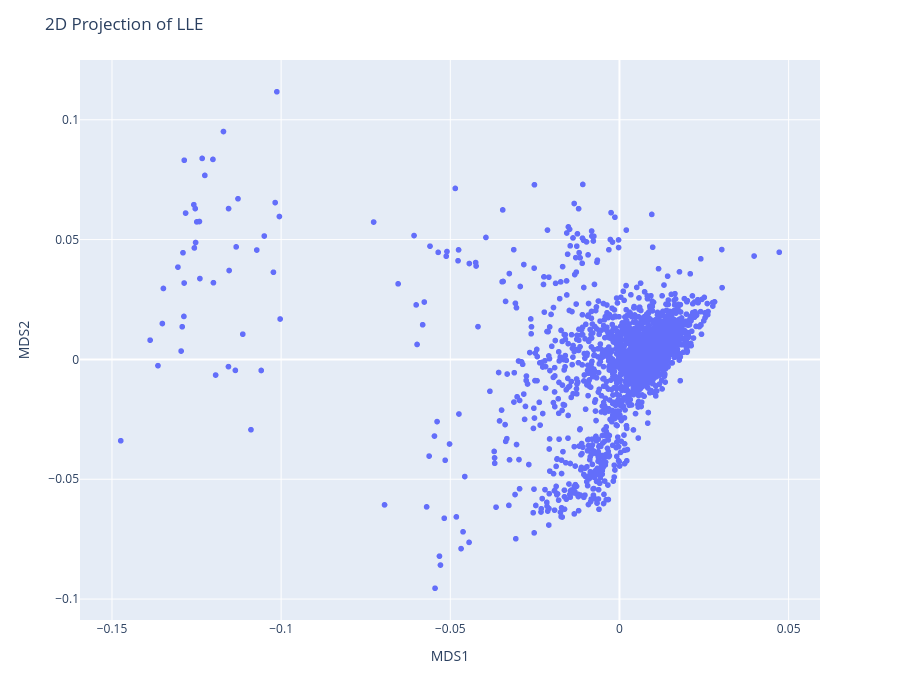
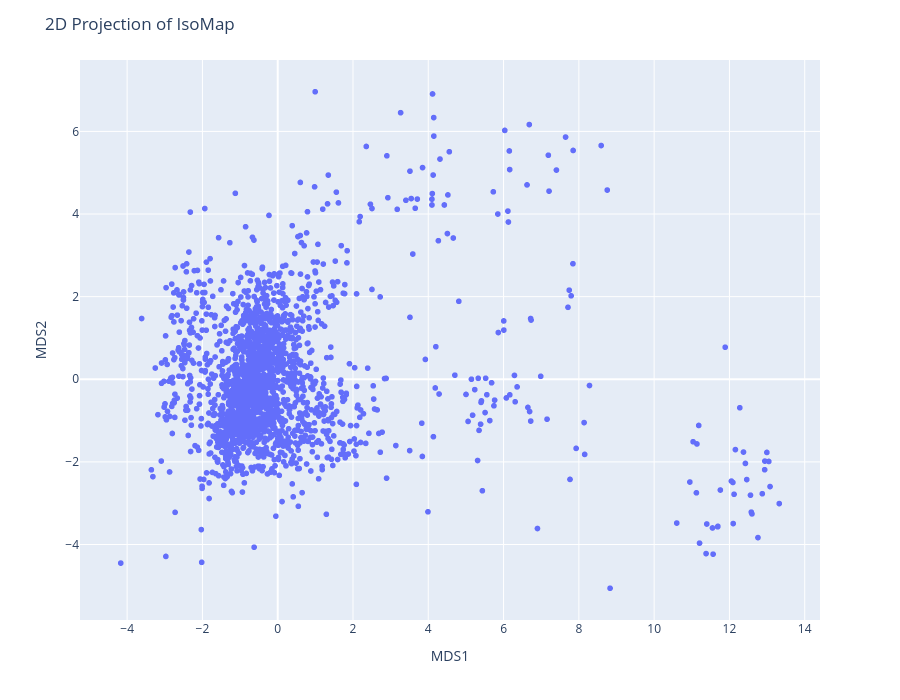

The cell these charts' notebook holds for them, in order:
### Code cell
fitted_embeddings = []
for embedding, name in embeddings:
  task3_start = time.time()
  embed_fit = embedding.fit(X)
  task3_end = time.time()
  X_transformed = embed_fit.embedding_
  print(f"[DEBUG] Performed {name}, took {task3_end - task3_start:.4f} seconds.")

  fitted_embeddings.append((X_transformed, name))

  #ground_truth = load_dataset.get_ground_truth_labels(dataframe=dataframe)
  visualize_2d_projection(
          projected_data=X_transformed,
          #labels= ground_truth, # This is to colorize the samples based on their GT class
          title=f"2D Projection of {name}"
    )

### Figure 1 — Plotly figure (JSON) as saved in the notebook; plotly's stock layout.template omitted (floating-point values rounded to 4 significant figures; data arrays with more than 128 entries replaced by an {"elided": "..."} marker saying what was removed)
{"data": [{"hovertemplate": "MDS1=%{x}<br>MDS2=%{y}<extra></extra>", "legendgroup": "", "marker": {"color": "#636efa", "symbol": "circle"}, "mode": "markers", "name": "", "showlegend": false, "type": "scattergl", "x": {"elided": "2000 float values"}, "xaxis": "x", "y": {"elided": "2000 float values"}, "yaxis": "y"}], "layout": {"height": 700, "legend": {"tracegroupgap": 0}, "margin": {"t": 60}, "title": {"text": "2D Projection of LLE"}, "width": 900, "xaxis": {"anchor": "y", "domain": [0, 1], "title": {"text": "MDS1"}}, "yaxis": {"anchor": "x", "domain": [0, 1], "title": {"text": "MDS2"}}}}

### Figure 2 — Plotly figure (JSON) as saved in the notebook; plotly's stock layout.template omitted (floating-point values rounded to 4 significant figures; data arrays with more than 128 entries replaced by an {"elided": "..."} marker saying what was removed)
{"data": [{"hovertemplate": "MDS1=%{x}<br>MDS2=%{y}<extra></extra>", "legendgroup": "", "marker": {"color": "#636efa", "symbol": "circle"}, "mode": "markers", "name": "", "showlegend": false, "type": "scattergl", "x": {"elided": "2000 float values"}, "xaxis": "x", "y": {"elided": "2000 float values"}, "yaxis": "y"}], "layout": {"height": 700, "legend": {"tracegroupgap": 0}, "margin": {"t": 60}, "title": {"text": "2D Projection of IsoMap"}, "width": 900, "xaxis": {"anchor": "y", "domain": [0, 1], "title": {"text": "MDS1"}}, "yaxis": {"anchor": "x", "domain": [0, 1], "title": {"text": "MDS2"}}}}
